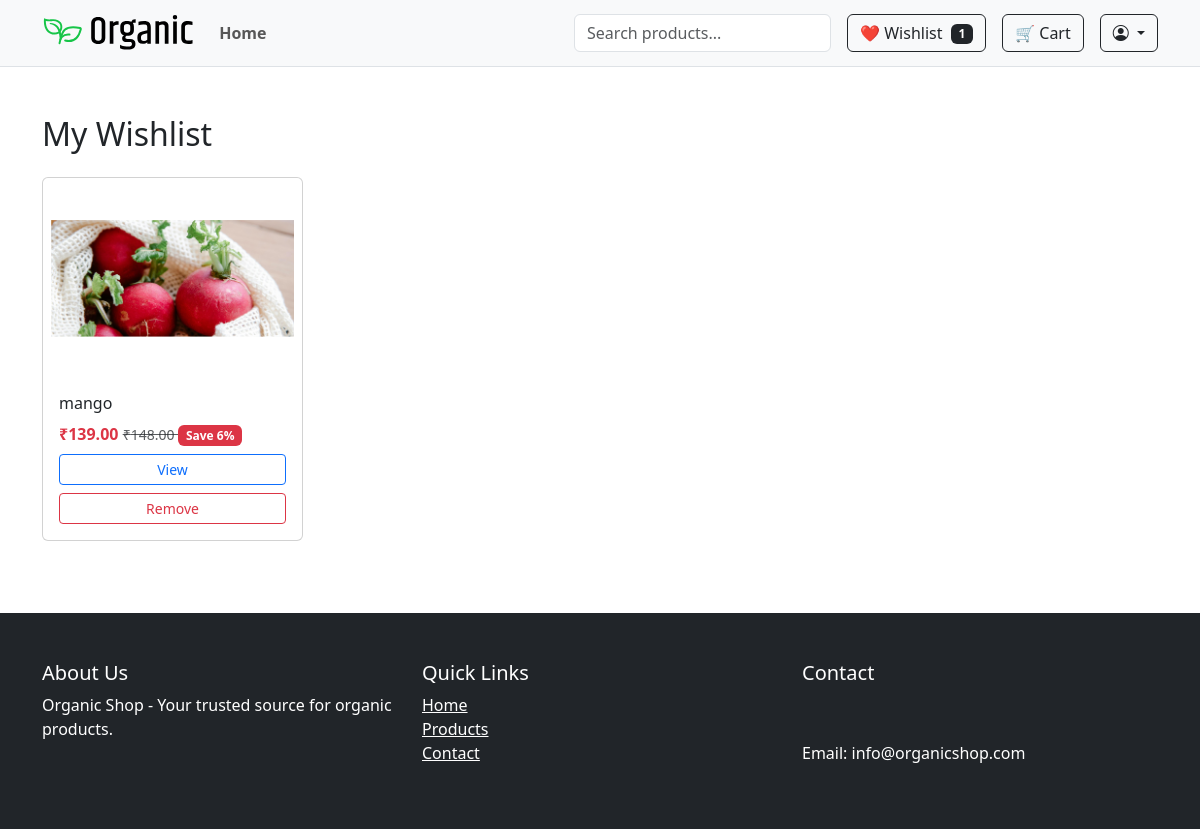
/accounts/wishlist/ (signed in), run on an earlier commit of the app's database.
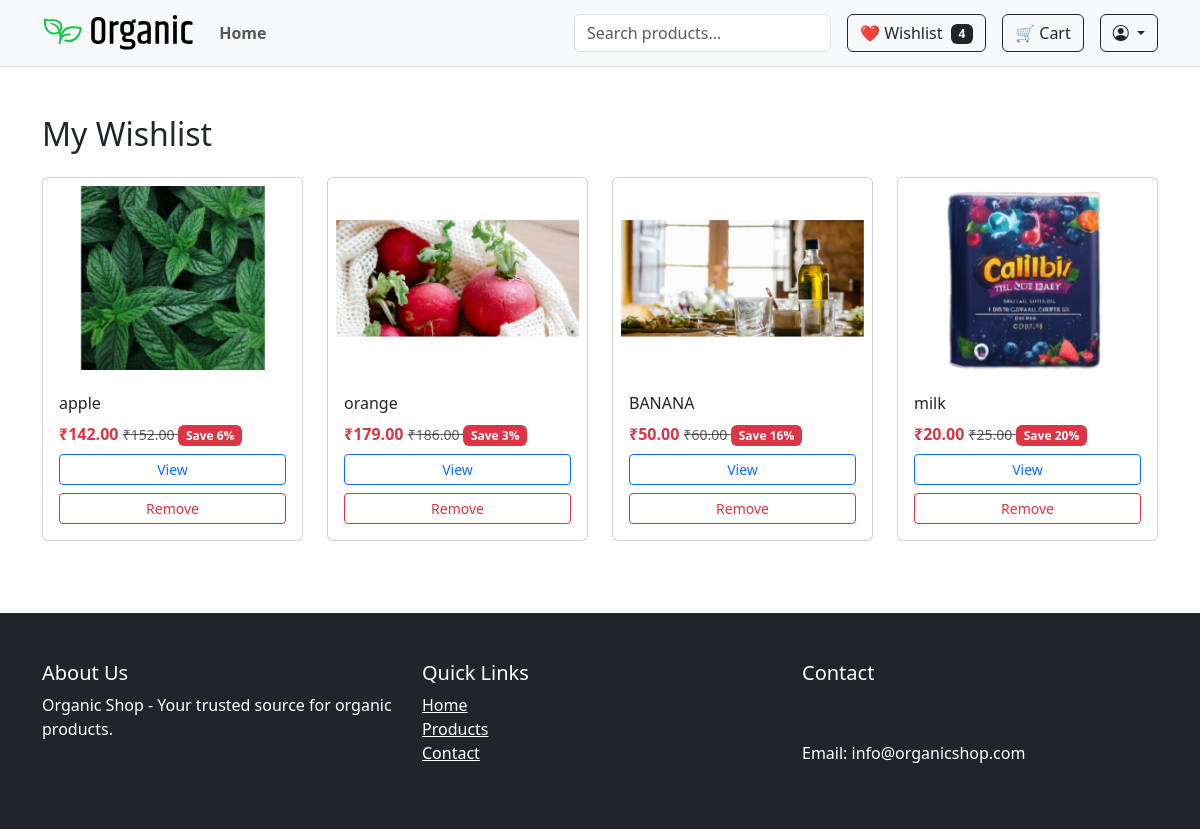
And on a later commit of the database.
### accounts/models.py (models this page shows, shortened)
class Wishlist(models.Model):
    user = models.ForeignKey(User, on_delete=models.CASCADE)
    product = models.ForeignKey(Product, on_delete=models.CASCADE)
    variant = models.ForeignKey(ProductVariant, null=True, blank=True, on_delete=models.CASCADE)
    added_at = models.DateTimeField(auto_now_add=True)
    class Meta:
        unique_together = ('user', 'product', 'variant')
    @property
    def display_price(self):
        if self.variant:
            return self.variant.discount_price or self.variant.price
        return self.product.discount_price or self.product.price
    @property
    def original_price(self):
        if self.variant:
            return self.variant.price
        return self.product.price
    @property
    def has_discount(self):
        if self.variant:
            return bool(self.variant.discount_price)
        return bool(self.product.discount_price)
    @property
    def discount_percentage(self):
        if self.variant and self.variant.discount_price:
            return int(100 - (self.variant.discount_price / self.variant.price * 100))
        elif self.product and self.product.discount_price:
            return int(100 - (self.product.discount_price / self.product.price * 100))
        return 0

### shop/models.py (models this page shows, shortened)
class Product(models.Model):
    category = models.ForeignKey(Category, on_delete=models.CASCADE, related_name='products')
    name = models.CharField(max_length=255)
    slug = models.SlugField(unique=True ,blank=True)
    description = models.TextField()
    price = models.DecimalField(max_digits=10, decimal_places=2)
    discount_price = models.DecimalField(max_digits=10, decimal_places=2, null=True, blank=True)
    image = models.ImageField(upload_to='products/')
    is_featured = models.BooleanField(default=False)
    sold_count = models.PositiveIntegerField(default=0)
    created_at = models.DateTimeField(auto_now_add=True)
    views = models.PositiveIntegerField(default=0)
    available = models.BooleanField(default=True)
    stock = models.PositiveIntegerField(default=0)

class ProductVariant(models.Model):
    product = models.ForeignKey(Product, on_delete=models.CASCADE, related_name='variants')
    values = models.ManyToManyField(VariantValue)
    price = models.DecimalField(max_digits=10, decimal_places=2)
    discount_price = models.DecimalField(max_digits=10, decimal_places=2, null=True, blank=True)
    stock = models.IntegerField()
    sku = models.CharField(max_length=50, unique=True, blank=True)
    image = models.ImageField(upload_to='variants/', null=True, blank=True)
    sold_count = models.IntegerField(default=0)

### accounts/views.py (the view)
# urls.py: path('wishlist/', views.wishlist_view, name='wishlist'),
@login_required
def wishlist_view(request):
    wishlist_items = Wishlist.objects.filter(user=request.user).select_related('product')
    wishlist_count = wishlist_items.count()
    return render(request, 'accounts/wishlist.html', {
        'wishlist_items': wishlist_items,
        'wishlist_count': wishlist_count
        })

### accounts/templates/accounts/wishlist.html (shortened to what this page needs)
{% extends 'shop/base.html' %}
{% load static %}
{% block content %}
<div class="container py-5">
    <h2 class="mb-4">My Wishlist</h2>
    {% if wishlist_items %}
        <div class="row">
            {% for item in wishlist_items %}
                <div class="col-6 col-md-3 mb-4">
                    <div class="card h-100">
                        <img src="{{ item.product.image.url }}" class="card-img-top p-2" alt="{{ item.product.name }}" style="height: 200px; object-fit: contain;">
                        <div class="card-body">
                            <h6 class="card-title">{{ item.product.name|truncatechars:40 }}</h6>
                            <div class="price mb-2">
                                {% if item.has_discount %}
                                    <span class="text-danger fw-bold">₹{{ item.display_price }}</span>
                                    <small class="text-muted text-decoration-line-through">
                                        ₹{{ item.original_price }}
                                    </small>
                                    <span class="badge bg-danger">
                                        Save {{ item.discount_percentage }}%
                                    </span>
                                {% else %}
                                    ₹{{ item.display_price }}
                                {% endif %}
                            </div>
                            <a href="{% url 'shop:product_detail' item.product.slug %}" class="btn btn-outline-primary btn-sm w-100 mb-2">
                                View
                            </a>
                            <form action="{% url 'accounts:remove_from_wishlist' item.product.id %}" method="post">
                                <button type="submit" class="btn btn-outline-danger btn-sm w-100">
                                    Remove
                                </button>
                            </form>
                        </div>
                    </div>
                </div>
            {% endfor %}
        </div>
    {% else %}
        <div class="alert alert-info">Your wishlist is empty.</div>
    {% endif %}
</div>
{% endblock %}

### shop/templates/shop/base.html (shortened to what this page needs)
<!DOCTYPE html>
{% load static %}
<html lang="en">
<head>
    <link href="https://cdn.jsdelivr.net/npm/bootstrap@5.3.0-alpha3/dist/css/bootstrap.min.css" rel="stylesheet">
    <link rel="stylesheet" href="{% static 'css/style.css' %}">
    <link rel="stylesheet" href="https://cdn.jsdelivr.net/npm/bootstrap-icons@1.10.5/font/bootstrap-icons.css">
</head>
<body>
    {% include 'shop/partials/header.html' %}
    <main>
        {% block content %}{% endblock %}
    </main>
    {% include 'shop/partials/footer.html' %}
</body>
</html>

### shop/templates/shop/partials/header.html (shortened to what this page needs)
{% load static %}
<header>
  <nav class="navbar navbar-expand-lg navbar-light bg-light border-bottom py-2">
    <div class="container">
      <a class="navbar-brand" href="{% url 'shop:index' %}">
        <img src="{% static 'images/logo.svg' %}" alt="Organic Shop" height="40">
      </a>
      <div class="collapse navbar-collapse" id="navbarContent">
        <ul class="navbar-nav me-auto mb-2 mb-lg-0 gap-2">
          <li class="nav-item">
            <a class="nav-link fw-semibold" href="{% url 'shop:index' %}">Home</a>
          </li>
        </ul>
        <form class="d-flex position-relative me-3" id="ajax-search-form">
          <input class="form-control" type="search" id="search-input" placeholder="Search products..." aria-label="Search">
        </form>
        {% if user.is_authenticated %}
    <a href="{% url 'accounts:wishlist' %}" class="btn btn-outline-dark me-3">
        ❤️ Wishlist
        {% if wishlist_count %}
            <span class="badge bg-dark ms-1">{{ wishlist_count }}</span>
        {% endif %}
    </a>
    <a href="{% url 'shop:cart_detail' %}" class="btn btn-outline-dark me-3">
        🛒 Cart
    </a>
{% endif %}
        <div class="dropdown">
          <a class="btn btn-outline-dark dropdown-toggle" href="#" role="button" id="userMenu" data-bs-toggle="dropdown" aria-expanded="false">
            <i class="bi bi-person-circle"></i>
          </a>
        </div>
      </div>
    </div>
  </nav>
</header>

### shop/templates/shop/partials/footer.html
<footer class="bg-dark text-white py-5">
    <div class="container">
        <div class="row">
            <div class="col-md-4">
                <h5>About Us</h5>
                <p>Organic Shop - Your trusted source for organic products.</p>
            </div>
            <div class="col-md-4">
                <h5>Quick Links</h5>
                <ul class="list-unstyled">
                    <li><a href="#" class="text-white">Home</a></li>
                    <li><a href="#" class="text-white">Products</a></li>
                    <li><a href="#" class="text-white">Contact</a></li>
                </ul>
            </div>
            <div class="col-md-4">
                <h5>Contact</h5>
                <address>
                    <br>
                    <br>
                    Email: info@organicshop.com
                </address>
            </div>
        </div>
    </div>
</footer>

### shop/static/css/style.css (style rules this page uses)
.price .text-danger { font-weight: bold; }

What changed in the data, as far as the page shows it:
removed Wishlist: product.image (picture), product.name "mango", display_price "139.00", original_price "148.00", discount_percentage "6"
added Wishlist: product.image (picture), product.name "apple", display_price "142.00", original_price "152.00", discount_percentage "6"
added Wishlist: product.image (picture), product.name "orange", display_price "179.00", original_price "186.00", discount_percentage "3"
added Wishlist: product.image (picture), product.name "BANANA", display_price "50.00", original_price "60.00", discount_percentage "16"
added Wishlist: product.image (picture), product.name "milk", display_price "20.00", original_price "25.00", discount_percentage "20"
Also different on the page:
{{ wishlist_count }}: "1" → "4"
